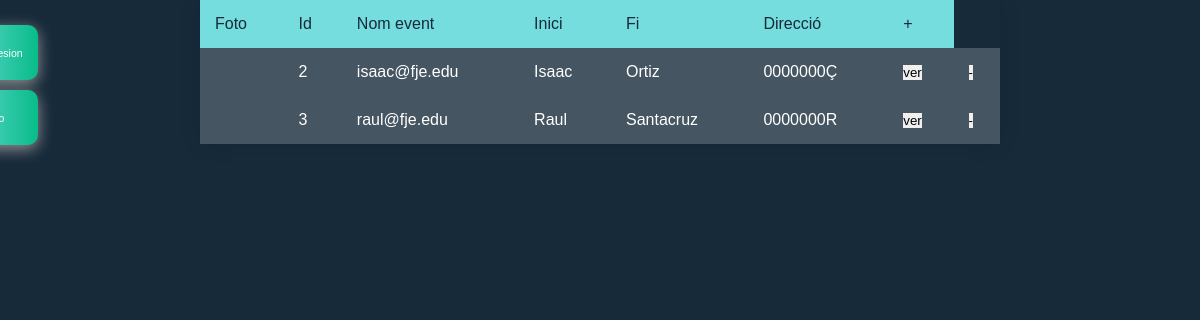
/view/tabla-admin.php, run on an earlier commit of the app's database.
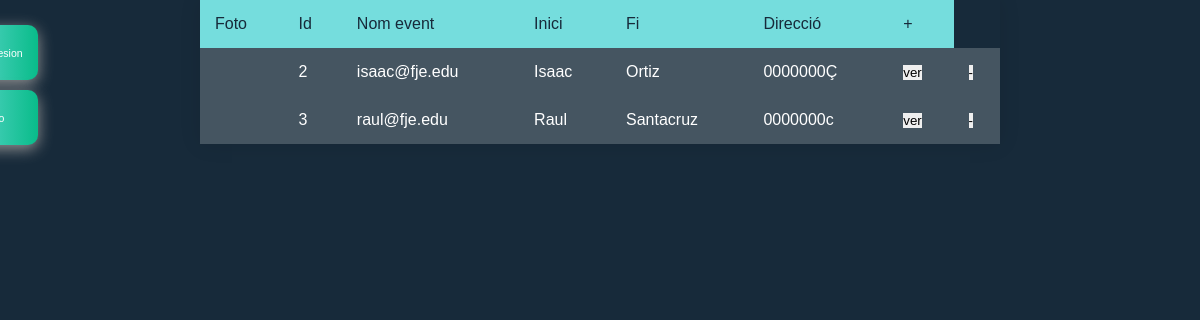
And on a later commit of the database.
### tables this page shows
CREATE TABLE `tbl_usuari` (
  `id_user` int(11) NOT NULL,
  `email_user` varchar(20) NOT NULL,
  `pass_user` varchar(40) DEFAULT NULL,
  `nom_user` varchar(20) NOT NULL,
  `cognom_user` varchar(20) NOT NULL,
  `dni_user` varchar(9) NOT NULL,
  `data_naix_user` date NOT NULL,
  `sexe_user` enum('Hombre','Mujer','Otros') NOT NULL,
  `telf_user` varchar(9) NOT NULL,
  `foto_user` varchar(200) DEFAULT NULL,
  `rol_user` int(11) NOT NULL
);

### view/tabla-admin.php (the view, shortened to what this page needs)
<?php
require_once '../services/conection.php';
?>
<!DOCTYPE html>
<html lang="en">
<head>
    <link rel="stylesheet" href="../css/styles.css">
    <link rel="stylesheet" href="../css/menu.css">
</head>
<?php
$usu=$pdo->prepare("SELECT * from tbl_usuari");
                $usu->execute();
                $usu=$usu->fetchAll(PDO::FETCH_ASSOC);
?>
<body class="tabla-responsable">
    <div class="region-responsable flex-cv">
        <table>
            <thead>
                <tr>
                    <th>Foto</th>
                    <th>Id</th>
                    <th>Nom event</th>
                    <th>Inici</th>
                    <th>Fi</th>
                    <th>Direcció</th>
                    <th class='btn-abrirPop btn-abrirPop3'>+</th>
                </tr>
            </thead>
            <tbody>
            <?php foreach ($usu as $usu) { ?>
                <tr>
                <td ><img style="width:50px;" src="<?php echo $usu['foto_user']; ?>"></td>
                    <td><?php echo $usu['id_user']; ?></td>
                    <td><?php echo $usu['email_user']; ?></td>
                    <td><?php echo $usu['nom_user']; ?></td>
                    <td><?php echo $usu['cognom_user']; ?></td>
                    <td><?php echo $usu['dni_user']; ?></td>
                    <td>
                        <form action="../procedures/cookies/admin-cookie.php" method="POST">
                            <input type="submit" name="enviar" value='ver'>
                        </form>
                    </td>
                    <td>
                        <form action="../procedures/users/eliminar-usuario.php" method="POST">
                            <input type="submit" name="enviar" value='-'>
                        </form>
                    </td>
                </tr>
                <?php } ?>
            </tbody>
        </table>
    </div>
    <div class="leftMenu" id="leftMenu">
        <?php if(!isset($_SESSION['email'])){?>
            <button type="submit" title="Cerrar sesión" class="btn-micromenu color btn-abrirPop btn-abrirPop2"><i class="far fa-sign-out"></i><p>Iniciar sesion</p></button>
        <?php }?>
        <button title="Inicio" class="btn-micromenu color" ><i class="fas fa-home"></i><a class="a-menu" href='../view/inicio.php'></a><p>Inicio</p></button>
    </div>
</body>
</html>

### css/styles.css (style rules this page uses)
.flex-cv, .region-event-single .event-data form, .profile .region-profile .foto-perfil, .profile .region-profile .box-profile, .profile .region-profile .box-profile form, .popup .form-body, .popup form { display: -webkit-box; display: -ms-flexbox; display: flex; -webkit-box-pack: center; -ms-flex-pack: center; justify-content: center; justify-items: center; -ms-flex-line-pack: center; align-content: center; -webkit-box-align: center; -ms-flex-align: center; align-items: center; }
:root { --color1: $color1; --color2: $color2; --color3: $color3; --color4: $color4; --color4: $color5; --red: $red; --yellow: $yellow; --white: $white; --black: $black; --fuente1: 'Quicksand', sans-serif; }
* { font-family: var(--fuente1); font-weight: 400; margin: 0; padding: 0; border: 0; }
body { height: 100%; width: 100%; min-height: 100vh; }
body.tabla-responsable { background: #172A3A; }
:root { --surface-color: #fff; --curve: 40; }
table { width: 800px; border-collapse: collapse; overflow: hidden; -webkit-box-shadow: 0 0 20px rgba(0, 0, 0, 0.1); box-shadow: 0 0 20px rgba(0, 0, 0, 0.1); }
th, td { padding: 15px; background-color: rgba(255, 255, 255, 0.2); color: #fff; }
th { text-align: left; }
thead th { background-color: #75DDDD; color: #172A3A; }
tbody td { position: relative; }

### css/menu.css (style rules this page uses)
.leftMenu { position: fixed; width: 10%; height: 100%; text-align: center; z-index: 999999; top: 0; left: 10px; cursor: default; left: -6.6%; -webkit-transition: 0.3s; transition: 0.3s; padding: 15px; width: 10%; text-decoration: none; font-size: 20px; color: white; border-radius: 0 5px 5px 0; }
.btn-gradient, .btn-menuL, .btn-menuR, .btn-micromenu, .btn-micromenuR, .btn-rowscreen, .btn-rowtool { font-family: Poppins-Regular; width: 200px; font-size: 16px; font-weight: 600; color: #fff; cursor: pointer; margin: 20px; height: 55px; text-align: center; border: none; background-size: 300% 100%; border-radius: 10px; moz-transition: all .4s ease-in-out; -webkit-transition: all .4s ease-in-out; transition: all .4s ease-in-out; }
.btn-gradient.color, .color.btn-menuL, .color.btn-menuR, .color.btn-micromenu, .color.btn-micromenuR, .color.btn-rowscreen, .color.btn-rowtool { background-image: -webkit-gradient(linear, left top, right top, from(#75DDDD), color-stop(#09BC8A), color-stop(#508991), to(#004346)); background-image: linear-gradient(to right, #75DDDD, #09BC8A, #508991, #004346); -webkit-box-shadow: 0 4px 15px 0 #949494; box-shadow: 0 4px 15px 0 #949494; }
.btn-micromenu, .btn-micromenuR { width: 77%; margin: 10px; display: -webkit-box; display: -ms-flexbox; display: flex; -webkit-box-orient: vertical; -webkit-box-direction: normal; -ms-flex-direction: column; flex-direction: column; -webkit-box-align: center; -ms-flex-align: center; align-items: center; -webkit-box-pack: center; -ms-flex-pack: center; justify-content: center; font-size: 0.7em; position: relative; }
.btn-micromenu.color, .color.btn-micromenuR { background-image: -webkit-gradient(linear, left top, right top, from(#75DDDD), color-stop(#09BC8A), color-stop(#508991), to(#004346)); background-image: linear-gradient(to right, #75DDDD, #09BC8A, #508991, #004346); -webkit-box-shadow: 0 4px 15px 0 #949494; box-shadow: 0 4px 15px 0 #949494; }
.btn-micromenu p, .btn-micromenuR p { font-size: 0.75em; text-decoration: none; }
.btn-micromenu a, .btn-micromenuR a { text-decoration: none; }
.a-menu { position: absolute; height: 100%; width: 100%; top: 0; left: 0; }

What changed in the data, as far as the page shows it:
changed tbl_usuari "raul@fje.edu": dni_user "0000000R" → "0000000c"
